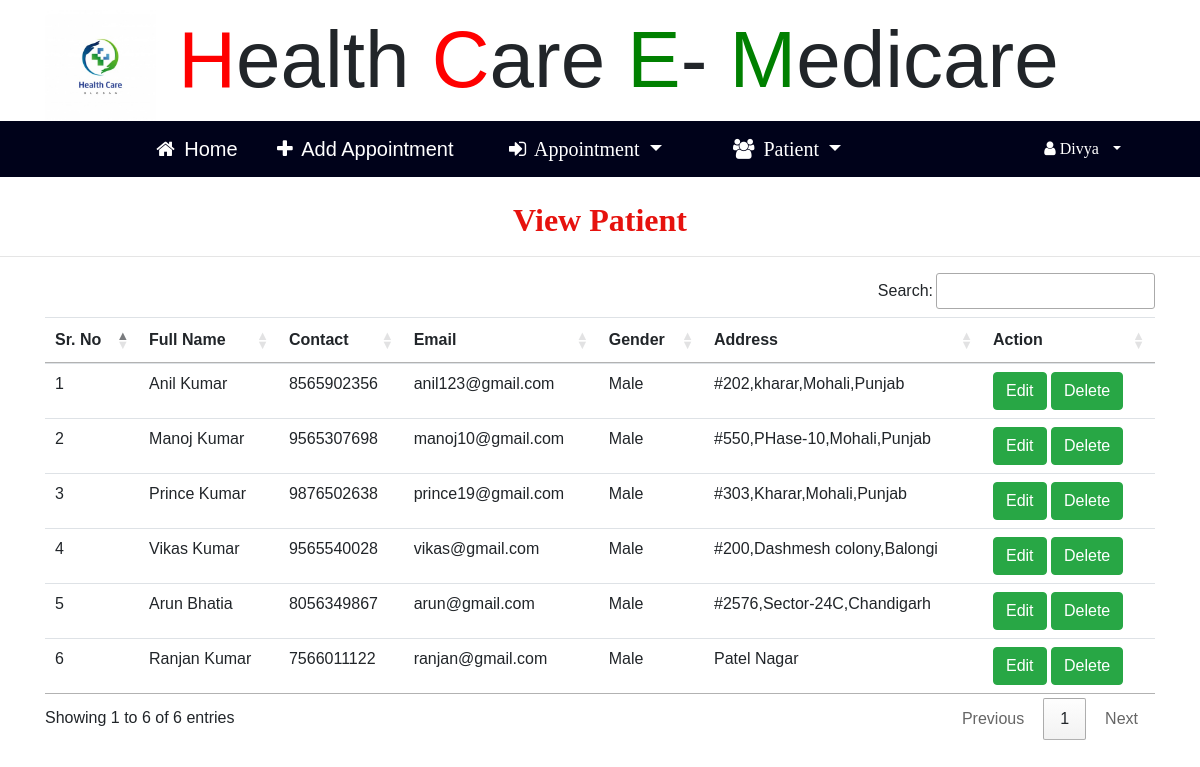
/view_rs_patient (signed in), run on the app's committed database.
### hopital/models.py (models this page shows, shortened)
class Patient(models.Model):
    sign = models.ForeignKey(Signup_User,on_delete=models.CASCADE,null=True)
    c_number = models.IntegerField(null=True)
    age = models.IntegerField(null=True)
    address = models.CharField(max_length=30,null=True)
    b_group = models.CharField(max_length=30,null=True)
    gender = models.CharField(max_length=30,null=True)

class Signup_User(models.Model):
    user = models.ForeignKey(User,on_delete=models.CASCADE,null=True)
    mobile = models.IntegerField(null=True)
    image = models.FileField(null=True)
    reg = models.CharField(max_length=30,null=True)

### hopital/views.py (the view)
# urls.py: path('view_rs_patient',View_rs_Patient,name="view_rs_patient"),
def View_rs_Patient(request):
    if not request.user.is_authenticated:
        return redirect('login_admin')
    doc = Patient.objects.all()
    d = {'pat':doc}
    return render(request,'view_rs_patient.html',d)

### hopital/templates/view_rs_patient.html (shortened to what this page needs)
{% include 'res_nav.html' %}
{% block body %}
<link rel="stylesheet" href="https://cdn.datatables.net/1.10.20/css/jquery.dataTables.min.css">
<link rel="stylesheet" href="https://cdn.datatables.net/buttons/1.6.1/css/buttons.dataTables.min.css">
<center><h2 style = "font-family : 'Monotype Corsiva' ; color : #E6120E ; font-weight : bold;margin-top:2%">
    View Patient</h2></center><hr>
 <div class="container">
<table class="table table-hover" id="example">
  <thead>
  <tr>
    <th>Sr. No</th>
    <th>Full Name</th>
    <th>Contact</th>
    <th>Email</th>
    <th>Gender</th>
    <th>Address</th>
    <th>Action</th>
  </tr>
  </thead>
   <tbody>
{% for i in pat %}
  <tr>
      <td>{{forloop.counter}}</td>
    <td>{{i.sign.user.first_name}} {{i.sign.user.last_name}}</td>
    <td>{{i.sign.mobile}}</td>
    <td>{{i.sign.user.email}}</td>
    <td>{{i.gender}}</td>
    <td>{{i.address}}</td>
    <td><a href="{% url 'edit_patient' i.id %}"><button class="btn btn-success">Edit</button></a>
    <a href="{% url 'delete_patient' i.id %}"><button class="btn btn-success" onclick="return confirm('Are you sure?')">Delete</button></a>
    </td>
  </tr>
   {% endfor %}
    </tbody>
</table>
 </div>
{% endblock %}

### hopital/templates/res_nav.html (shortened to what this page needs)
<!DOCTYPE html>
{% load static %}
<html>
<head>
<link rel="stylesheet" href="https://cdnjs.cloudflare.com/ajax/libs/font-awesome/4.7.0/css/font-awesome.min.css">
<link rel="stylesheet" href="https://stackpath.bootstrapcdn.com/bootstrap/4.5.0/css/bootstrap.min.css">
    <link rel="stylesheet" href="https://cdn.datatables.net/1.10.21/css/jquery.dataTables.min.css">
<link rel="stylesheet" href="https://cdn.datatables.net/buttons/1.6.2/css/buttons.dataTables.min.css">
</head>
<body>
<div class="container" style="font-size:80px;padding:-30px">
        <img src="{% static 'images/hospital11.jpg' %}" style="width:10%;height:-200px" alt=" ">
                        <span style="color:red">H</span>ealth
						<span style="color:red">C</span>are
						<span style="color:green">E</span>-
            <span style="color:green">M</span>edicare
</div>
<div style="margin:0px;padding:0">
    <div style="margin-left:0;background-color:#00021a">
    <nav class="navbar navbar-expand-lg navbar-light" style="margin:0px;background-color:#00021a">
  <a class="navbar-brand" href="{% url 'res_home' %}" style="color:white;margin-left:12%"><i class="fa fa-home" style="margin-right:4px"></i> Home </a>
  <a class="navbar-brand" href="{% url 'create_appointment' %}" style="color:white;margin-left:2%"><i class="fa fa-plus" style="margin-right:4px"></i> Add Appointment</a>
        <span class="nav-item dropdown" style="margin-left:2%;color:white;font-family:'Times New Roman'">
        <a class="nav-link dropdown-toggle navbar-brand" style="color:white" href="#" id="navbarDropdown" role="button" data-toggle="dropdown" aria-haspopup="true" aria-expanded="false">
          <i class="fa fa-sign-in" style="margin-right:4px"></i> Appointment
        </a>
                  </span>
        <span class="nav-item dropdown" style="margin-left:2%;color:white;font-family:'Times New Roman'">
        <a class="nav-link dropdown-toggle navbar-brand" style="color:white" href="#" id="navbarDropdown" role="button" data-toggle="dropdown" aria-haspopup="true" aria-expanded="false">
          <i class="fa fa-users" style="margin-right:4px"></i> Patient
        </a>
                  </span>
  <div class="collapse navbar-collapse nav justify-content-end"  id="navbarNavDropdown" style="margin-right:4%">
  <li class="nav-item dropdown" style="color:white">
        <a class="nav-link dropdown-toggle" style="color:white" href="#" id="navbarDropdown" role="button" data-toggle="dropdown" aria-haspopup="true" aria-expanded="false">
          <i class="fa fa-user" style="margin-right:6px"> {{request.user.username}}</i>
        </a>
      </li>
  </div></nav></div>
</div>
</body>
</html>

### hopital/templates/res_nav.html (style rules this page uses)
body { font-family: "Lato", sans-serif; }
body { margin:0;font-family:Arial }
.dropdown { float:right; }

### data on the page
Patient: sign.user.first_name "Anil", sign.user.last_name "Kumar", sign.mobile "8565902356", sign.user.email "anil123@gmail.com", gender "Male", address "#202,kharar,Mohali,Punjab"
Patient: sign.user.first_name "Manoj", sign.user.last_name "Kumar", sign.mobile "9565307698", sign.user.email "manoj10@gmail.com", gender "Male", address "#550,PHase-10,Mohali,Punjab"
Patient: sign.user.first_name "Prince", sign.user.last_name "Kumar", sign.mobile "9876502638", sign.user.email "prince19@gmail.com", gender "Male", address "#303,Kharar,Mohali,Punjab"
Patient: sign.user.first_name "Vikas", sign.user.last_name "Kumar", sign.mobile "9565540028", sign.user.email "vikas@gmail.com", gender "Male", address "#200,Dashmesh colony,Balongi"
Patient: sign.user.first_name "Arun", sign.user.last_name "Bhatia", sign.mobile "8056349867", sign.user.email "arun@gmail.com", gender "Male", address "#2576,Sector-24C,Chandigarh"
Patient: sign.user.first_name "Ranjan", sign.user.last_name "Kumar", sign.mobile "7566011122", sign.user.email "ranjan@gmail.com", gender "Male", address "Patel Nagar"

### other printed values
{{ request.user.username }} "Divya"
